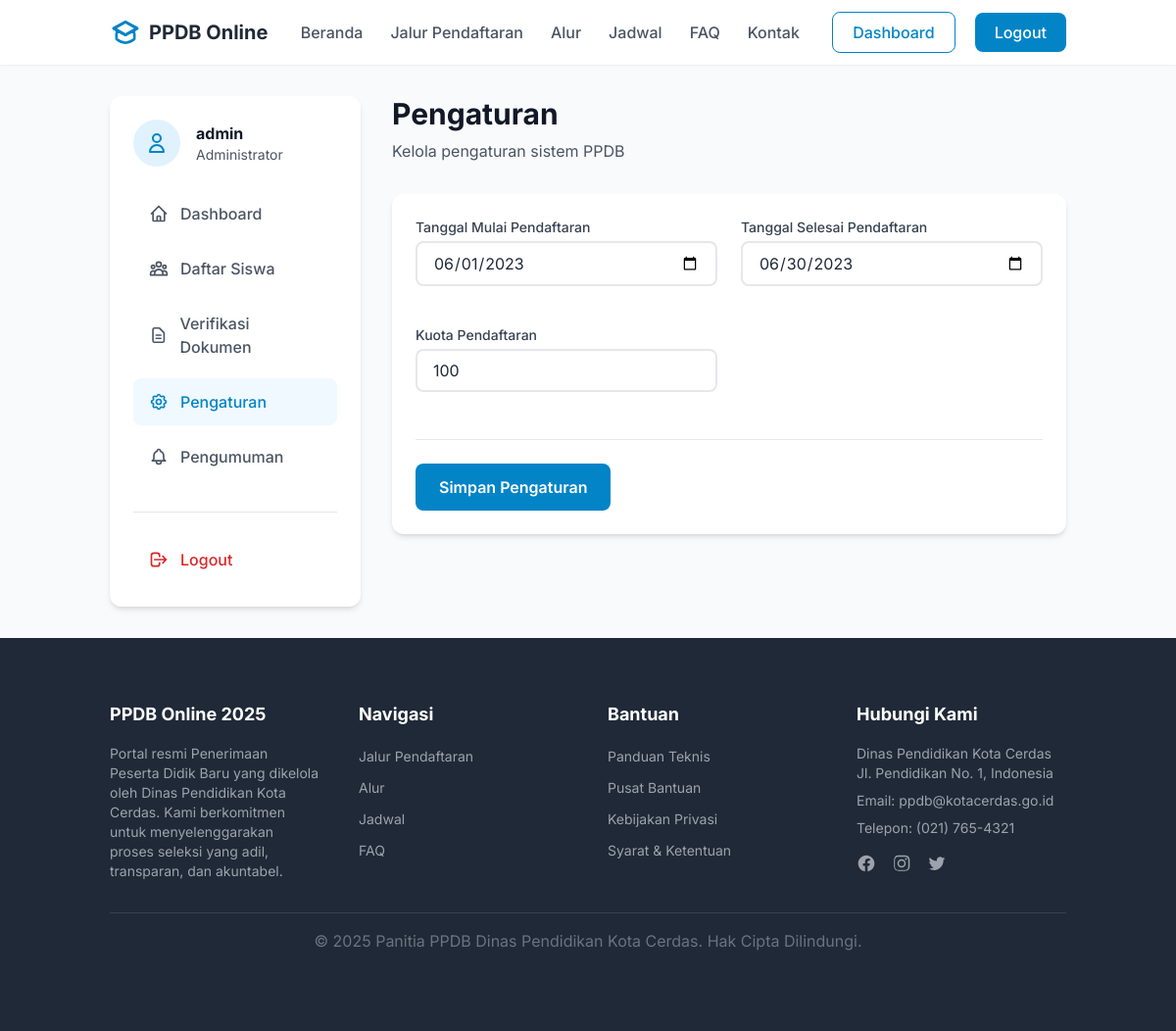
The page /settings.php (signed in) on the database its author committed.
### tables this page shows
CREATE TABLE pengaturan (
    id INT AUTO_INCREMENT PRIMARY KEY,
    tanggal_mulai DATE NOT NULL,
    tanggal_selesai DATE NOT NULL,
    kuota INT NOT NULL
);

### settings.php (the view, shortened to what this page needs)
<?php
require_once 'config/database.php';
$stmt = $conn->prepare("SELECT * FROM pengaturan LIMIT 1");
$stmt->execute();
$result = $stmt->get_result();
$settings = $result->fetch_assoc();
?>
<!DOCTYPE html>
<html lang="id" class="scroll-smooth">
<head>
    <script src="https://cdn.tailwindcss.com"></script>
</head>
<body class="bg-gray-50 text-gray-800">
    <?php include 'templates/partials/header_tailwind.php'; ?>
    <div class="container mx-auto px-6 py-8 flex flex-col md:flex-row gap-8">
        <aside class="w-full md:w-64 flex-shrink-0">
            <div class="bg-white rounded-xl shadow-md p-6 sticky top-24">
                <div class="flex items-center space-x-4 mb-6">
                    <div class="bg-sky-100 text-sky-600 rounded-full h-12 w-12 flex items-center justify-center">
                        <svg xmlns="http://www.w3.org/2000/svg" class="h-6 w-6" fill="none" viewBox="0 0 24 24" stroke="currentColor">
                            <path stroke-linecap="round" stroke-linejoin="round" stroke-width="2" d="M16 7a4 4 0 11-8 0 4 4 0 018 0zM12 14a7 7 0 00-7 7h14a7 7 0 00-7-7z" />
                        </svg>
                    </div>
                    <div>
                        <h3 class="font-bold text-gray-900"><?php echo htmlspecialchars($_SESSION['username'] ?? 'Admin'); ?></h3>
                        <p class="text-sm text-gray-600">Administrator</p>
                    </div>
                </div>
                <nav class="space-y-2">
                    <a href="dashboard_admin.php" class="flex items-center space-x-3 text-gray-600 hover:bg-gray-100 font-medium px-4 py-3 rounded-lg">
                        <span>Dashboard</span>
                    </a>
                    <a href="students.php" class="flex items-center space-x-3 text-gray-600 hover:bg-gray-100 font-medium px-4 py-3 rounded-lg">
                        <span>Daftar Siswa</span>
                    </a>
                    <a href="documents_admin.php" class="flex items-center space-x-3 text-gray-600 hover:bg-gray-100 font-medium px-4 py-3 rounded-lg">
                        <svg xmlns="http://www.w3.org/2000/svg" class="h-5 w-5" fill="none" viewBox="0 0 24 24" stroke="currentColor">
                            <path stroke-linecap="round" stroke-linejoin="round" stroke-width="2" d="M9 12h6m-6 4h6m2 5H7a2 2 0 01-2-2V5a2 2 0 012-2h5.586a1 1 0 01.707.293l5.414 5.414a1 1 0 01.293.707V19a2 2 0 01-2 2z" />
                        </svg>
                        <span>Verifikasi Dokumen</span>
                    </a>
                    <a href="settings.php" class="flex items-center space-x-3 bg-sky-50 text-sky-600 font-medium px-4 py-3 rounded-lg">
                        <span>Pengaturan</span>
                    </a>
                    <a href="announcements_admin.php" class="flex items-center space-x-3 text-gray-600 hover:bg-gray-100 font-medium px-4 py-3 rounded-lg">
                        <span>Pengumuman</span>
                    </a>
                </nav>
                <div class="mt-8 pt-6 border-t border-gray-200">
                    <a href="logout.php" class="flex items-center space-x-3 text-red-600 hover:bg-red-50 font-medium px-4 py-3 rounded-lg">
                        <svg xmlns="http://www.w3.org/2000/svg" class="h-5 w-5" fill="none" viewBox="0 0 24 24" stroke="currentColor">
                            <path stroke-linecap="round" stroke-linejoin="round" stroke-width="2" d="M17 16l4-4m0 0l-4-4m4 4H7m6 4v1a3 3 0 01-3 3H6a3 3 0 01-3-3V7a3 3 0 013-3h4a3 3 0 013 3v1" />
                        </svg>
                        <span>Logout</span>
                    </a>
                </div>
            </div>
        </aside>
        <main class="flex-1">
            <div class="mb-8">
                <h1 class="text-3xl font-bold text-gray-900">Pengaturan</h1>
                <p class="text-gray-600 mt-2">Kelola pengaturan sistem PPDB</p>
            </div>
            <div class="bg-white rounded-xl shadow-md p-6">
                <form action="settings.php" method="POST">
                    <div class="grid grid-cols-1 md:grid-cols-2 gap-6">
                        <div class="mb-4">
                            <label for="tanggal_mulai" class="block text-sm font-medium text-gray-700 mb-1">Tanggal Mulai Pendaftaran</label>
                            <input type="date" name="tanggal_mulai" id="tanggal_mulai" value="<?php echo htmlspecialchars($settings['tanggal_mulai'] ?? ''); ?>" required class="w-full px-4 py-2 rounded-lg border-2 border-gray-200 focus:outline-none focus:border-sky-500 transition">
                        </div>
                        <div class="mb-4">
                            <label for="tanggal_selesai" class="block text-sm font-medium text-gray-700 mb-1">Tanggal Selesai Pendaftaran</label>
                            <input type="date" name="tanggal_selesai" id="tanggal_selesai" value="<?php echo htmlspecialchars($settings['tanggal_selesai'] ?? ''); ?>" required class="w-full px-4 py-2 rounded-lg border-2 border-gray-200 focus:outline-none focus:border-sky-500 transition">
                        </div>
                        <div class="mb-4">
                            <label for="kuota" class="block text-sm font-medium text-gray-700 mb-1">Kuota Pendaftaran</label>
                            <input type="number" name="kuota" id="kuota" value="<?php echo htmlspecialchars($settings['kuota'] ?? ''); ?>" required min="1" class="w-full px-4 py-2 rounded-lg border-2 border-gray-200 focus:outline-none focus:border-sky-500 transition">
                        </div>
                    </div>
                    <div class="mt-8 pt-6 border-t border-gray-200">
                        <button type="submit" class="bg-sky-600 text-white font-semibold px-6 py-3 rounded-lg hover:bg-sky-700 transition">
                            Simpan Pengaturan
                        </button>
                    </div>
                </form>
            </div>
        </main>
    </div>
    <?php include 'templates/partials/footer_tailwind.php'; ?>
</body>
</html>

### settings.php (style rules this page uses)
body { font-family: 'Inter', sans-serif; }

### templates/partials/header_tailwind.php (style rules this page uses)
body { font-family: 'Inter', sans-serif; }

### rows shown on the page
pengaturan: tanggal_mulai "06/01/2023", tanggal_selesai "06/30/2023", kuota "100"

### other values the page prints
$_SESSION['username'] "admin"
